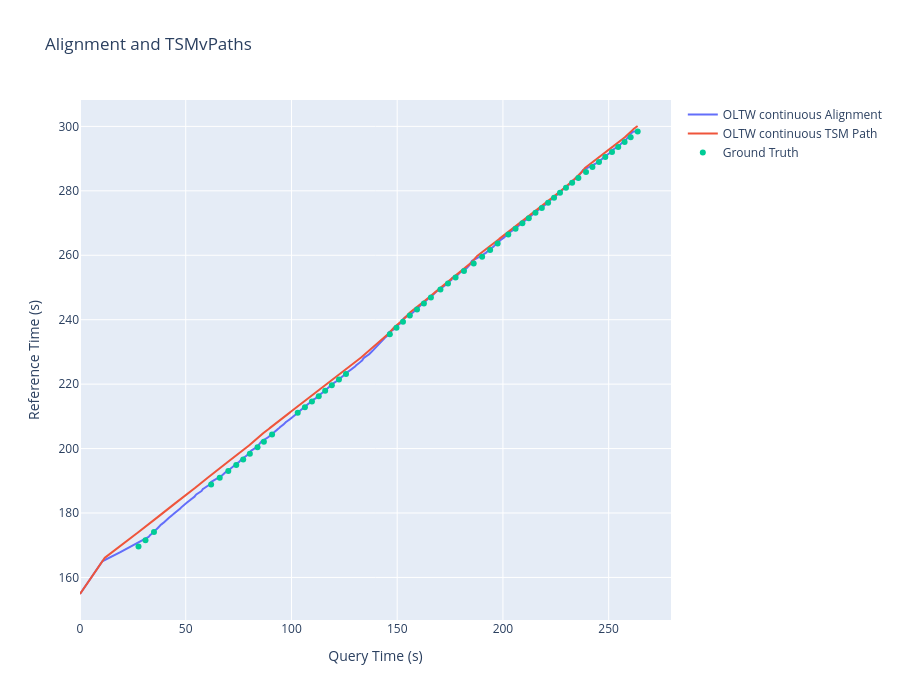

The code cell stored with this chart in its notebook:
### Code cell
import plotly.graph_objects as go
from eval_tools import getGroundTruthTimestamps
from system_utils import get_scenario_info
import re

systems = ['NaivePairwiseDTW','NOA', 'MATCH', 'OLTW']
system_id = -1
modes = ['constant', 'random', 'continuous']
mode_id = -1
print(f"mode_id: {modes[mode_id]}")
s = 2
print(f"s: {s}")

alignment_path = np.load(f'experiments/{modes[mode_id]}/{systems[system_id]}/s{s}/hyp.npy')
tsm_path = np.load(f'experiments/{modes[mode_id]}/{systems[system_id]}/s{s}/tsm.npy')

# load the ground truth timestamps
query_annot_file = f'scenarios/{modes[mode_id]}/s{s}/p.beats'
ref_annot_file = f'scenarios/{modes[mode_id]}/s{s}/o.beats'
scenarioInfo = f'scenarios/{modes[mode_id]}/s{s}/scenario.info'
gt = getGroundTruthTimestamps(query_annot_file, ref_annot_file, scenarioInfo)
gt = gt[0].T

fig = go.Figure()
fig.update_layout(
    title='Alignment and TSMvPaths',
    xaxis_title='Query Time (s)',
    yaxis_title='Reference Time (s)',
    width=900,
    height=700
)

## OLTW Continuous
# fig.add_trace(go.Scatter(x=oltw_continuous_alignment[0], y=oltw_continuous_alignment[1], mode='lines', name='OLTW Alignment'))
# fig.add_trace(go.Scatter(x=oltw_continuous_tsm[0], y=oltw_continuous_tsm[1], mode='lines', name='OLTW TSM Path'))

## OLTW Random
# fig.add_trace(go.Scatter(x=oltw_random_alignment[0], y=oltw_random_alignment[1], mode='lines', name='OLTW Alignment'))
# fig.add_trace(go.Scatter(x=oltw_random_tsm[0], y=oltw_random_tsm[1], mode='lines', name='OLTW TSM Path'))

## NOA Constant
if mode_id == 0:
    infile = f'scenarios/{modes[mode_id]}/s{s}/scenario.info'
    scenario_info = get_scenario_info(infile, input_type="info")
    p_path = scenario_info['p']
    match = re.search(r"tsm([0-9]*\.?[0-9]+)", p_path)
    if match:
        tsm_factor = float(match.group(1))
        print(f"TSM Factor:{tsm_factor}")
fig.add_trace(go.Scatter(x=alignment_path[0], y=alignment_path[1], mode='lines', name=f'{systems[system_id]} {modes[mode_id]} Alignment'))
fig.add_trace(go.Scatter(x=tsm_path[0], y=tsm_path[1], mode='lines', name=f'{systems[system_id]} {modes[mode_id]} TSM Path'))
fig.add_trace(go.Scatter(
    x=gt[0], y=gt[1], mode='markers', name='Ground Truth'))

### Figure 1 — Plotly figure (JSON) as saved in the notebook; plotly's stock layout.template omitted (floating-point values rounded to 4 significant figures; data arrays with more than 128 entries replaced by an {"elided": "..."} marker saying what was removed)
{"data": [{"mode": "lines", "name": "OLTW continuous Alignment", "type": "scatter", "x": {"elided": "14962 float values"}, "y": {"elided": "14962 float values"}}, {"mode": "lines", "name": "OLTW continuous TSM Path", "type": "scatter", "x": {"elided": "11357 float values"}, "y": {"elided": "11357 float values"}}, {"mode": "markers", "name": "Ground Truth", "type": "scatter", "x": [27.67, 30.96, 34.98, 62.01, 66.07, 70.13, 73.89, 77.18, 80.32, 83.95, 86.96, 90.82, 103.0, 106.4, 109.7, 112.9, 115.9, 119.1, 122.5, 125.8, 146.5, 149.7, 152.7, 156.0, 159.4, 162.6, 165.9, 170.5, 174.0, 177.6, 181.6, 186.2, 190.2, 193.9, 197.5, 202.5, 206.0, 209.2, 212.2, 215.4, 218.4, 221.4, 224.2, 227.0, 229.8, 232.7, 235.7, 239.3, 242.3, 245.4, 248.4, 251.6, 254.5, 257.5, 260.4, 263.7], "y": [169.6, 171.6, 174.1, 188.9, 190.9, 193.0, 194.9, 196.6, 198.4, 200.4, 202.1, 204.3, 211.1, 212.8, 214.6, 216.3, 218.0, 219.7, 221.4, 223.2, 235.5, 237.5, 239.4, 241.3, 243.2, 245.0, 246.9, 249.4, 251.2, 253.1, 255.1, 257.4, 259.6, 261.6, 263.7, 266.5, 268.3, 270.0, 271.5, 273.2, 274.7, 276.3, 277.8, 279.4, 281.0, 282.5, 284.0, 285.8, 287.4, 288.9, 290.5, 292.1, 293.6, 295.2, 296.7, 298.4]}], "layout": {"height": 700, "title": {"text": "Alignment and TSMvPaths"}, "width": 900, "xaxis": {"title": {"text": "Query Time (s)"}}, "yaxis": {"title": {"text": "Reference Time (s)"}}}}
